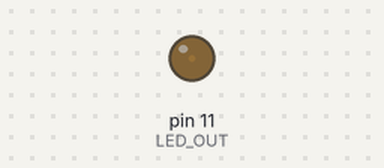
Bench run of a sketch on a simulated Arduino Uno, built with avr-gcc and run on an emulated ATmega328P. Parts: output pins drawn as LEDs (lit = HIGH). What the sketch prints to the serial monitor is not drawn.

Above: at 0.05 s.
At 0.95 s:
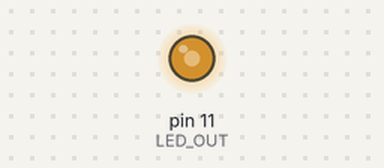
At 1.4 s:
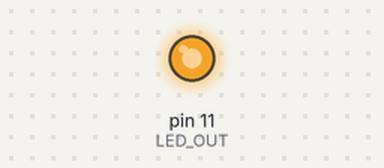
At 2.75 s:
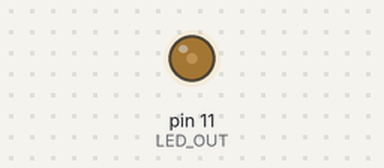
Timing chart, 0 to 7.1 s (numbered marks = the images above):
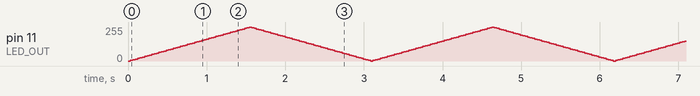

The sketch:

fadeExample3.ino
```cpp
#define LED_OUT 11
#define MAX_LIGHT 255
#define MIN_LIGHT 0

int brightness = 0;
int fadeAmt = 5;

void setup() {
  Serial.begin(9600);
  pinMode(LED_OUT, OUTPUT);
}

void loop() {
    analogWrite(LED_OUT, brightness);
    brightness = brightness + fadeAmt;

    if(brightness <= MIN_LIGHT || brightness >= MAX_LIGHT){
     fadeAmt = -fadeAmt;
    }
    Serial.print(brightness);
    Serial.print("\n");
    Serial.print(fadeAmt);
    Serial.print("\n");
    Serial.print("\n");

    delay(30);
}
```
